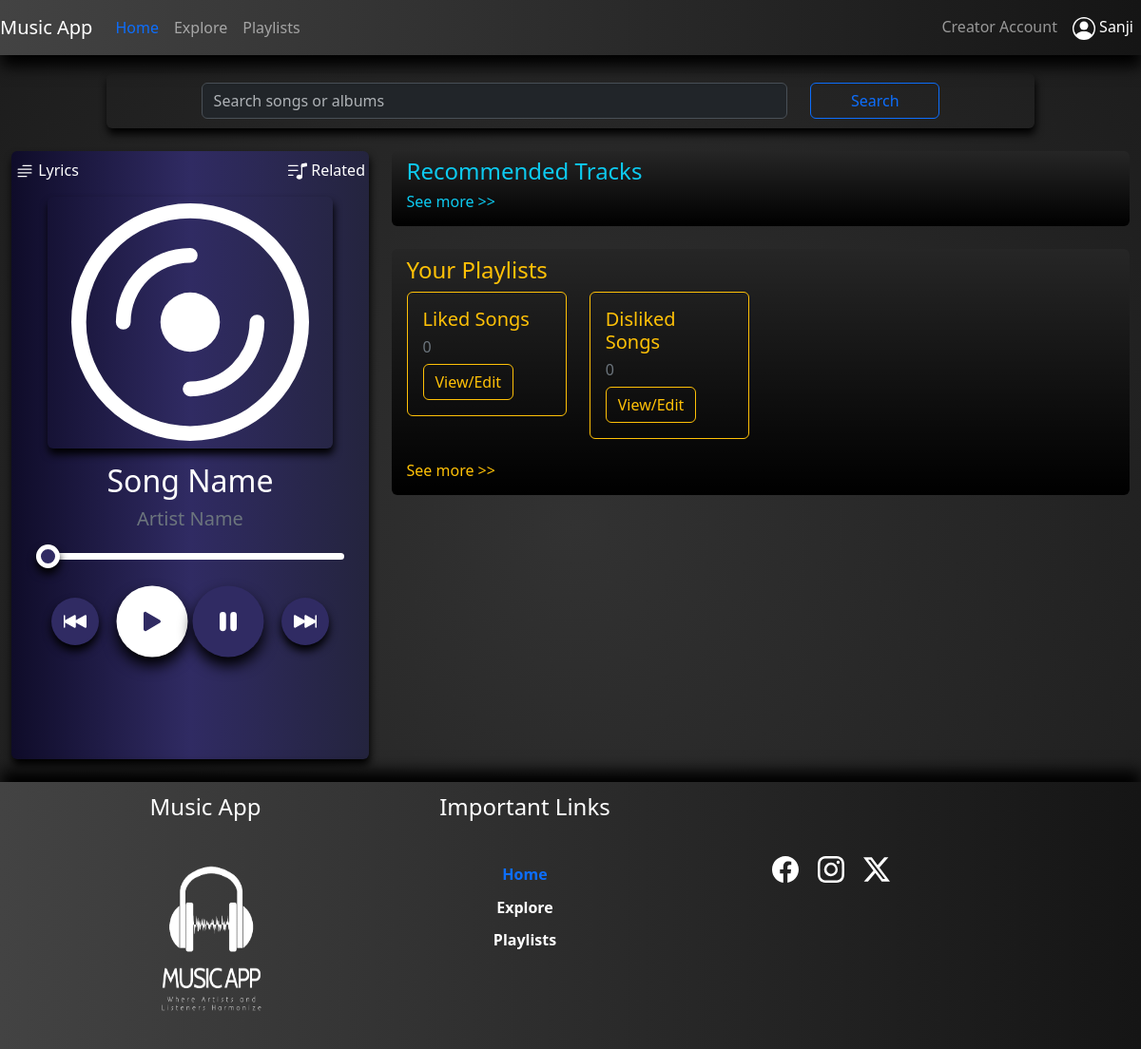
Page /userHome (signed in) on the committed database.
### app/models.py (models this page shows, shortened)
class Users(UserMixin, db.Model):
    id = db.Column(db.Integer(), autoincrement=True, primary_key=True)
    u_userType = db.Column(db.String(50), nullable=False)
    u_status = db.Column(db.String(50), nullable=False)
    u_flag = db.Column(db.Integer(), nullable=False)
    u_fName = db.Column(db.String(100), nullable=False)
    u_lName = db.Column(db.String(100))
    u_gender = db.Column(db.String(50), nullable=False)
    u_username = db.Column(db.String(100), nullable=False, unique=True)
    u_email = db.Column(db.String(200), nullable=False)
    u_password = db.Column(db.String(1000), nullable=False)
    albums = db.relationship('Albums', backref='users')
    songs = db.relationship('Songs', backref='users')
    playlists = db.relationship('Playlists', backref='users')

class Playlists(UserMixin, db.Model):
    id = db.Column(db.Integer(), autoincrement=True, primary_key=True)
    p_name = db.Column(db.String(100), nullable=False)
    p_noOfTracks = db.Column(db.Integer(), nullable=False)
    songIds_list = db.Column(db.String(250))
    user_id = db.Column(db.Integer(), db.ForeignKey('users.id'),nullable=False)

### app/views.py (the view, shortened to what this page needs)
@app.route('/userHome', methods=['GET', 'POST'])
@login_required
def userHome():
    form = SearchForm()
    playlists=Playlists.query.filter_by(user_id=current_user.id).limit(5).all()
    songs=Songs.query.order_by(Songs.s_plays.desc()).limit(5).all()
    currentPath=None
    lyrics=None
    relatedList=None
    searchedSongsList=[]
    currentSong = "Song Name"
    currentArtist = "Artist Name"
    if request.method == 'GET':
        return render_template('user/userHome.html', uH="active text-primary", form=form,cSId=0, p=playlists, s=songs, cPath=currentPath, songL=lyrics,related=relatedList,sSL=searchedSongsList, song=currentSong, artist=currentArtist)

### app/forms.py
class SearchForm(FlaskForm):
    searchString = StringField("Search String", validators=[DataRequired()])
    search = SubmitField("Search")

### app/views.py (called while the page is built)
@login_manager.user_loader
def load_user(user_id):
    return Users.query.get(user_id)

### app/templates/user/userHome.html (shortened to what this page needs)
{% extends 'layouts/base.html' %}
{% block content %}
<div class="container-fluid">
    <div class="row">
        <div class="col-md-10 offset-md-1 col-lg-10 offset-lg-1 col-sm-8 offset-sm-2">
            <div class="mySearchCont rounded">
                <form action="" class="form" method="POST" data-bs-theme="dark">
                    <div class="row">
                        <div class="col-md-8 offset-md-1 col-lg-8 offset-lg-1 col-sm-8 offset-sm-1">
                            {{ form.searchString(class="form-control", placeholder="Search songs or albums") }}
                        </div>
                        <div class="col-md-2 col-lg-2 col-sm-2">
                            <div class="d-grid">
                                {{ form.search(class="btn btn-outline-primary") }}
                            </div>
                        </div>
                    </div>
                </form>
            </div>
        </div>
    </div>
    <div class="row">
        <div class="col-md-4 col-lg-4 col-sm-10">
            {% include 'includes/musicPlayer.html' %}
        </div>
        <div class="col-md-8 col-lg-8 col-sm-10">
            <div class="myRecommended rounded bg-gradient mt-4">
                <h4 class="text-capitalized text-info">Recommended Tracks</h4>
                <a href="{{url_for('exploreMusic')}}" style="text-decoration: none;">
                <h6 class="text-info mt-4">See more >></h6>
                </a>
            </div>
            <div class="myRecommended rounded bg-gradient mt-4 mb-4">
                <h4 class="text-capitalized text-warning">Your Playlists</h4>
                <div class="row row-cols-1 row-cols-md-4 g-4">
                    {% for j in p %}
                    <div class="col">
                        <div class="card border-warning">
                            <div class="card-body">
                                <h5 class="card-title text-warning">{{j.p_name}}</h5>
                                <h6 class="text-secondary">{{j.p_noOfTracks}}</h6>
                                <a href="{{url_for('viewEditPlaylist', vEId=j['id'])}}">
                                    <button class="btn btn-outline-warning">View/Edit</button>
                                </a>
                            </div>
                        </div>
                    </div>
                    {% endfor %}
                </div>
                <a href="{{url_for('playlists')}}" style="text-decoration: none;">
                    <h6 class="text-warning mt-4">See more >></h6>
                </a>
            </div>
        </div>
    </div>
</div>
{% endblock %}

### app/templates/includes/nav.html (shortened to what this page needs)
<nav class="navbar navbar-expand-lg navbar-expand-md myNavbar bg-light navbar-dark sticky-top">
    {% if current_user.is_authenticated %}
        {% if current_user.u_userType == 'Admin' %}
        <a class="navbar-brand" href="{{url_for('adminHome')}}">Music App</a>
        {% else %}
        <a href="{{url_for('userHome')}}" class="navbar-brand">Music App</a>
        {% endif %}
    {% endif %}
        <div class="collapse navbar-collapse" id="navbarNav">
            <ul class="navbar-nav">
                <li class="nav-item">
                    {% if current_user.is_authenticated %}
                        {% if current_user.u_userType == 'Admin' %}
                            <a class="nav-link {{aH}}" aria-current="page" href="{{url_for('adminHome')}}">Home</a>
                        {% else %}
                        <a class="nav-link {{uH}}" aria-current="page" href="{{url_for('userHome')}}">Home</a>
                        {% endif %}
                    {% endif %}
                </li>
                <li class="nav-item">
                    {% if current_user.is_authenticated %}
                        {% if current_user.u_userType == 'Admin' %}
                            <a class="nav-link {{aAN}}" href="{{url_for('analytics')}}">Analytics</a>
                        {% else %}
                            <a href="{{url_for('exploreMusic')}}" class="nav-link {{uE}}">Explore</a>
                        {% endif %}
                    {% endif %}
                </li>
                <li class="nav-item">
                    {% if current_user.is_authenticated %}
                        {% if current_user.u_userType == 'Admin' %}
                            <a class="nav-link {{aT}}" href="{{url_for('allTracks')}}">Tracks</a>
                        {% else %}
                            <a href="{{url_for('playlists')}}" class="nav-link {{uP}}">Playlists</a>
                        {% endif %}
                    {% endif %}
                </li>
            </ul>
            <ul class="navbar-nav ms-auto">
                <li class="nav-item">
                    {% if current_user.is_authenticated  and current_user.u_userType != 'Admin' %}
                    <a href="{{url_for('creatorHome')}}" class="nav-link {{cH}}">Creator Account</a>
                    {% endif %}
                </li>
                <li class="nav-item dropdown show">
                    {% if current_user.is_authenticated %}
                    <a href="#" class="nav-link active" id="dropdownMenu" data-toggle="dropdown" aria-haspopup="true" aria-expanded="false">
                        {{current_user.u_fName}}
                    </a>
                    {% endif %}
                </li>
            </ul>
        </div>
</nav>

### app/static/css/musicStreamingStyle.css (style rules this page uses)
body { min-height: 100vh; display: flex; flex-direction: column; background: radial-gradient(circle at 50.1% 50.1%, rgb(50, 50, 50) 0%, rgb(28, 28, 28) 99.4%); color: #fff; }
.myNavbar { background-color:#434343; background-image: linear-gradient(to right, #434343 0%, #151515 100%); box-shadow: 1px 12px 15px #000; }
.myNavbar>div>ul>li { color: #fff; }
.mySearchCont { margin-top: 2%; padding: 1% 2%; box-shadow: 1px 6px 8px #000; }
.myRecommended { padding: 1% 2%; background-color: #000; }
.myRecommended>div>div>div>div>a { text-decoration: none; }
.myRecommended>div>div>div { background-color: transparent; }

### rows in the picture
Users: u_fName "Sanji"
Playlists: p_name "Liked Songs", p_noOfTracks "0"
Playlists: p_name "Disliked Songs", p_noOfTracks "0"

### other values in the picture
{{ song }} "Song Name"
{{ artist }} "Artist Name"
